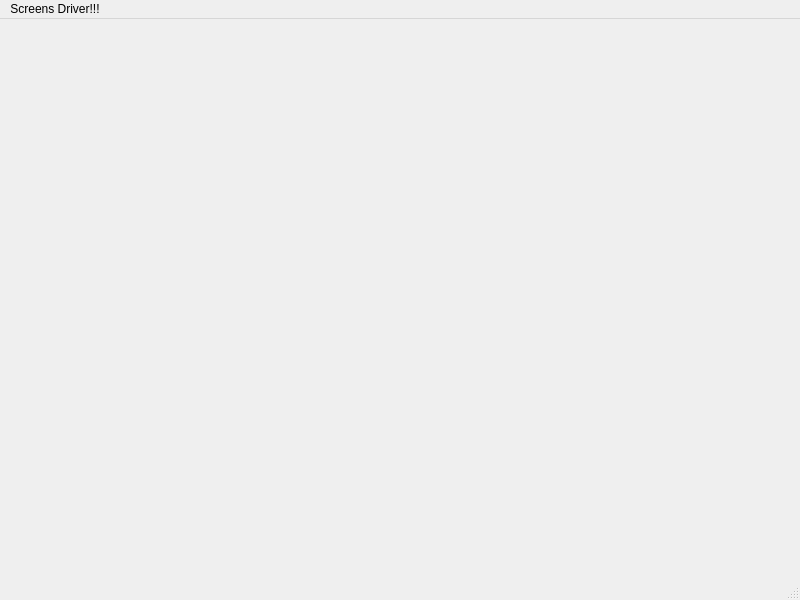
<?xml version="1.0" encoding="UTF-8"?>
<ui version="4.0">
 <class>ScreensDriver</class>
 <widget class="QMainWindow" name="ScreensDriver">
  <property name="geometry">
   <rect>
    <x>0</x>
    <y>0</y>
    <width>800</width>
    <height>600</height>
   </rect>
  </property>
  <property name="windowTitle">
   <string>MainWindow</string>
  </property>
  <widget class="QWidget" name="centralwidget"/>
  <widget class="QMenuBar" name="menubar">
   <property name="geometry">
    <rect>
     <x>0</x>
     <y>0</y>
     <width>800</width>
     <height>25</height>
    </rect>
   </property>
   <widget class="QMenu" name="menuScreens_Driver">
    <property name="title">
     <string>Screens Driver!!!</string>
    </property>
   </widget>
   <addaction name="menuScreens_Driver"/>
  </widget>
  <widget class="QStatusBar" name="statusbar"/>
 </widget>
 <resources/>
 <connections/>
</ui>
